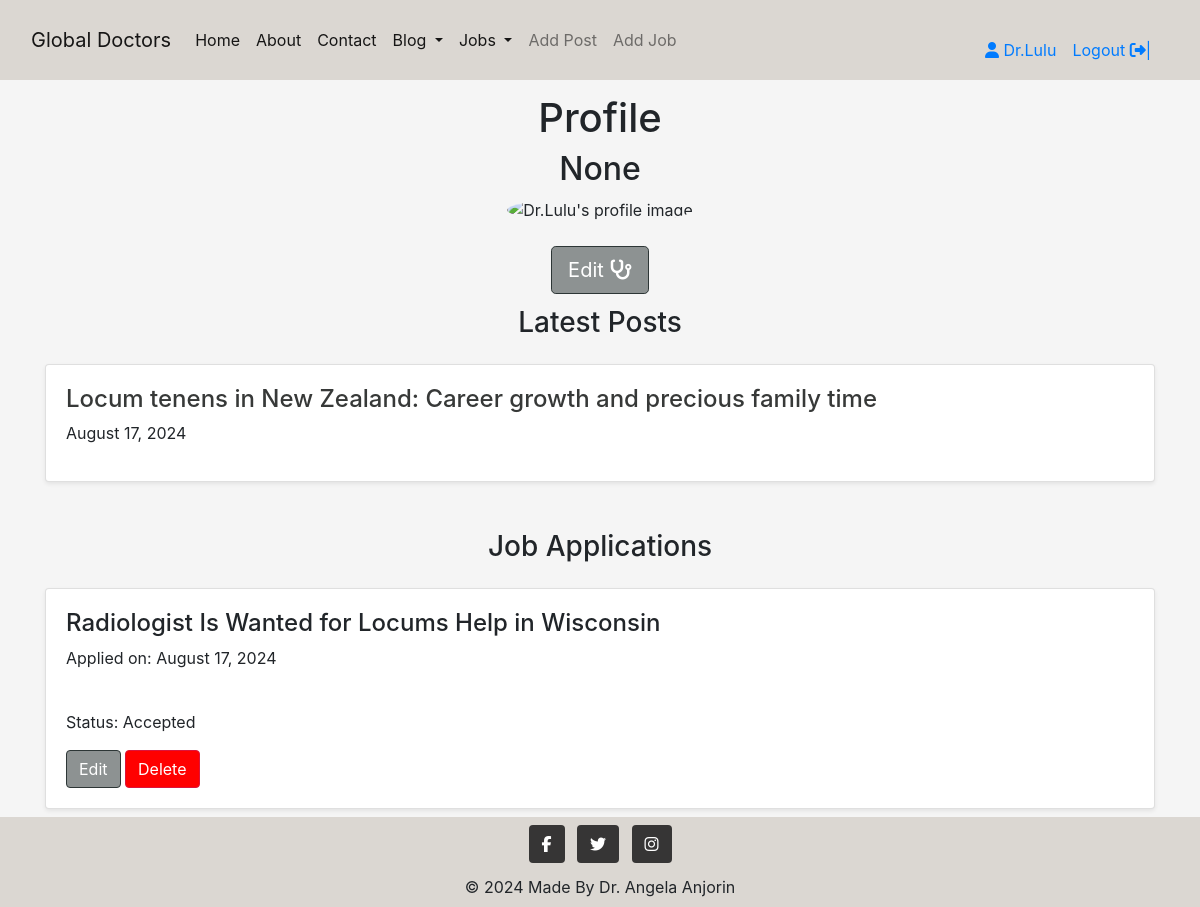
/profile/profile/regular/8/ (signed in), run on an earlier commit of the app's database.
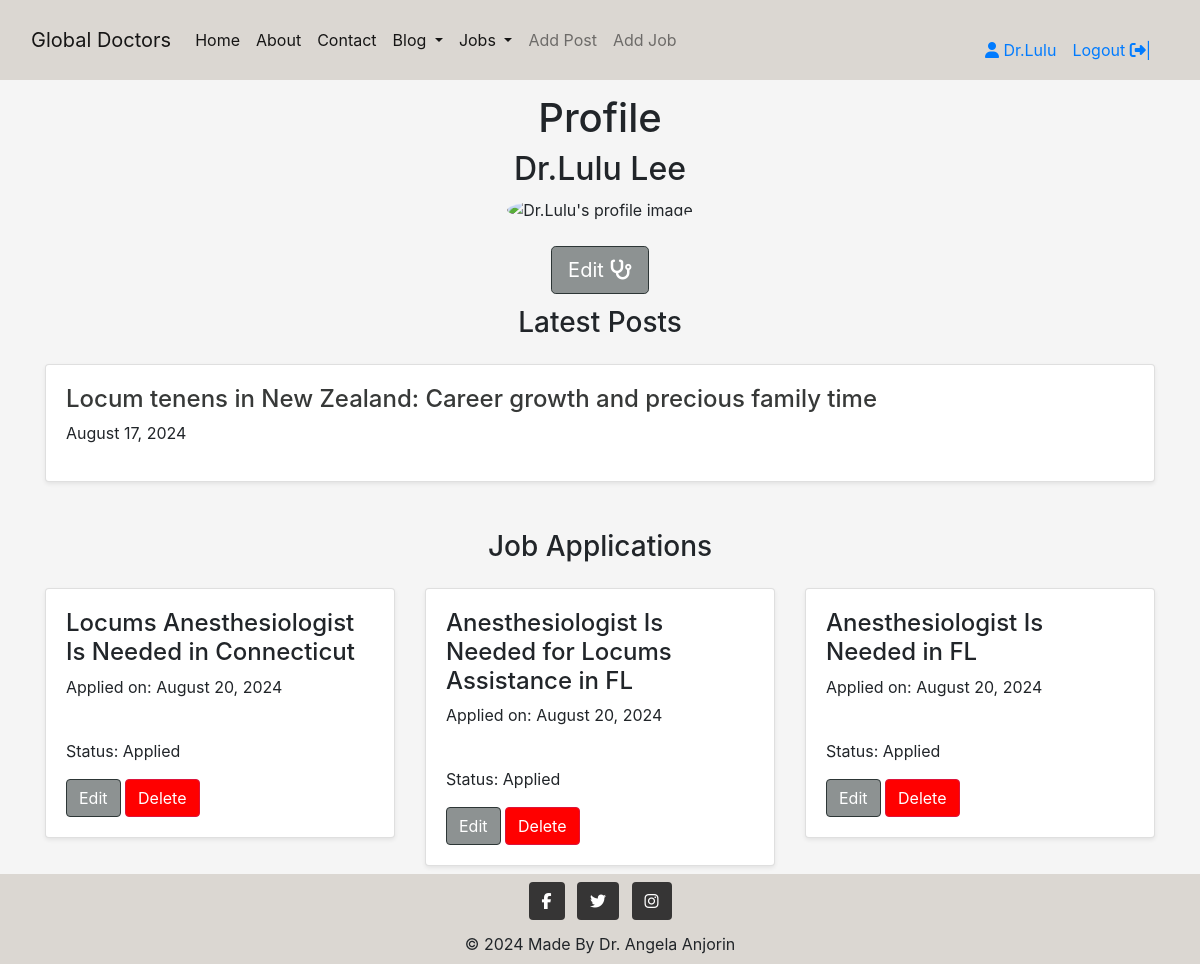
And on a later commit of the database.
### profile/models.py (models this page shows, shortened)
class Profile(models.Model):
    USER_TYPE_CHOICES = (
        ('regular', 'Regular User'),
        ('employer', 'Employer'),
    )
    user = models.OneToOneField(settings.AUTH_USER_MODEL, on_delete=models.CASCADE)
    user_type = models.CharField(max_length=20, choices=USER_TYPE_CHOICES, default='regular')
    profile_image = CloudinaryField('image', default='placeholder', blank=True)
    display_name = models.CharField(max_length=30, blank=True, null=True)
    bio = models.TextField(null=True, blank=True)

### blog/models.py (models this page shows, shortened)
class Post(models.Model):
    title = models.CharField(max_length=200, unique=True)
    category = models.ForeignKey(Category, on_delete=models.PROTECT, default=4)
    slug = models.SlugField(max_length=200, unique=True)
    author = models.ForeignKey(
    CustomUser, on_delete=models.CASCADE, related_name="blog_posts")
    featured_image = CloudinaryField('image', default='placeholder')
    content = models.TextField()
    created_on = models.DateTimeField(auto_now_add=True)
    status = models.IntegerField(choices=STATUS, default=0)
    updated_on = models.DateTimeField(auto_now=True)
    likes = models.ManyToManyField(
        CustomUser, related_name='post_like', blank=True)
    class Meta:
        ordering = ["-created_on"]

### jobs/models.py (models this page shows, shortened)
class JobApplication(models.Model):
    job = models.ForeignKey('Job', on_delete=models.CASCADE, related_name="applications")
    applicant = models.ForeignKey(CustomUser, on_delete=models.CASCADE, related_name="applications")
    applicant_first_name = models.CharField(max_length=100, default=0)
    applicant_last_name = models.CharField(max_length=100, default=0)
    applicant_email = models.EmailField(default=0)
    applicant_phone = models.CharField(max_length=20, default=0)
    cover_letter = models.TextField(null=True, blank=True)
    cv = CloudinaryField('file', blank=True)
    status = models. IntegerField(choices=APPLICATION_STATUS, default=0)
    applied_on = models.DateTimeField(auto_now_add=True)
    class Meta:
        ordering = ["-applied_on"]
        unique_together = ("job", "applicant")

class Job(models.Model):
    title = models.CharField(max_length=200, unique=True)
    slug = models.SlugField(max_length=200, unique=True)
    author = models.ForeignKey(
    CustomUser, on_delete=models.CASCADE, related_name="job_posts")
    speciality = models.ForeignKey(Speciality, on_delete=models.PROTECT, default=4)
    location = models.CharField(max_length=100, unique=True)
    start_date = models.DateField()
    end_date = models.DateField()
    created_on = models.DateTimeField(auto_now_add=True)
    description = models.TextField()
    status = models.IntegerField(choices=STATUS, default=0)
    updated_on = models.DateTimeField(auto_now=True)
    stars = models.PositiveIntegerField(
        default=3,
        validators=[
            MinValueValidator(1),
            MaxValueValidator(5)]
    )
    class Meta:
        ordering = ["-created_on"]

### profile/views.py (the view)
# urls.py: path('profile/regular/<int:pk>/', regular_profile, name='regular_profile'),
@login_required
def regular_profile(request, pk):
    profile = get_object_or_404(Profile, pk=pk)
    posts = Post.objects.filter(author=request.user).order_by('-created_on')
    job_applications = JobApplication.objects.filter(applicant=request.user)
    context = {
        'profile':profile,
        'posts':posts,
        'job_applications': job_applications,
    }
    return render(request, 'profile/regular_profile.html', context)

### blog/views.py (called while the page is built)
def category_list(request):
    category_list = Category.objects.exclude(name='other')
    context = {
        "category_list": category_list,
    }
    return context

### jobs/views.py (called while the page is built)
def speciality_list(request):
    speciality_list = Speciality.objects.exclude(name='other')
    context = {
        'speciality_list': speciality_list
    }
    return context

### profile/templates/profile/regular_profile.html (shortened to what this page needs)
{% extends 'base.html' %}
{% load static %}
{% load crispy_forms_tags %}
{% block content %}
{% if profile %}
<section class="py-1 text-center container">
    <div class="row py-lg-1">
        <div class="col-lg-6 col-md-8 mx-auto">
            <div class="profile-info text-center">
                <h1 class="fw-light">Profile</h1>
                <h2>{{ profile.display_name }}</h2>
                <div class="mb-4">
                    {% if "placeholder" in profile.profile.image.url %}
                    <img class="profile-img rounded-circle" style="width: 100px;" src="{% static 'images/user_profile_placeholder (1).jpg' %}" alt="user_profile_placeholder">
                    {% else %}
                    <img class="profile-img rounded-circle" style="width: 100px;" src="{{ profile.profile_image.url }}" alt="{{ profile.user.username }}'s profile image">
                    {% endif %}
                </div>
                <div class="text-center">
                    {% if request.user == profile.user %}
                    <a href="{% url 'profile_edit' profile.pk %}" class="btn btn-signup btn-lg">Edit <i class="fa fa-stethoscope"></i></a>
                    {% endif %}
                </div>
            </div>
        </div>
    </div>
</section>
<div class="album py-1 bg-body-tertiary">
    <div class="container">
        <h3 class="text-center section-title mb-4">Latest Posts</h3>
        <div class="row row-cols-1 row-cols-sm-2 row-cols-md-3 g-3">
            {% for post in posts %}
            <div class="col">
                <div class="card shadow-sm">
                    <div class="card-body">
                        <a href="{% url 'post_detail' post.slug %}" class="post-link">
                            <h4 class="special-anchor-article">{{ post.title }}</h4>
                        </a>
                        <p>{{ post.created_on|date:"F d, Y" }}</p>
                    </div>
                </div>
            </div>
            {% empty %}
            <p>No posts available.</p>
            {% endfor %}
        </div>
        <h3 class="text-center section-title mb-4 mt-5">Job Applications</h3>
        <div class="row row-cols-1 row-cols-sm-2 row-cols-md-3 g-3">
            {% for job_application in job_applications %}
            <div class="col">
                <div class="card shadow-sm">
                    <div class="card-body">
                            <h4>{{ job_application.job.title }}</h4>
                        <p>Applied on: {{ job_application.applied_on|date:"F d, Y" }}</p>
                        <br>
                        <p>Status: {{ job_application.get_status_display }}</p>
                        {% if request.user == job_application.applicant %}
                        <div class="mt-3">
                            <a href="{% url 'job_detail' job_application.job.slug %}"><button class="btn btn-edit me_2" >Edit</button></a>
                            <button class="btn btn-delete" data_id="{{ application.id }}">Delete</button>
                        </div>
                        {% endif %}
                    </div>
                </div>
            </div>
            {% empty %}
            <p>No job applications found.</p>
            {% endfor %}
        </div>
    </div>
</div>
{% endif %}
{% endblock content %}

What changed in the data, as far as the page shows it:
removed JobApplication: job "Radiologist Is Wanted for Locums Help in Wisconsin", applied_on "August 17, 2024", status "Accepted"
changed Profile: display_name "None" → "Dr.Lulu Lee"
added JobApplication: job "Locums Anesthesiologist Is Needed in Connecticut", applied_on "August 20, 2024", status "Applied"
added JobApplication: job "Anesthesiologist Is Needed for Locums Assistance in FL", applied_on "August 20, 2024", status "Applied"
added JobApplication: job "Anesthesiologist Is Needed in FL", applied_on "August 20, 2024", status "Applied"
